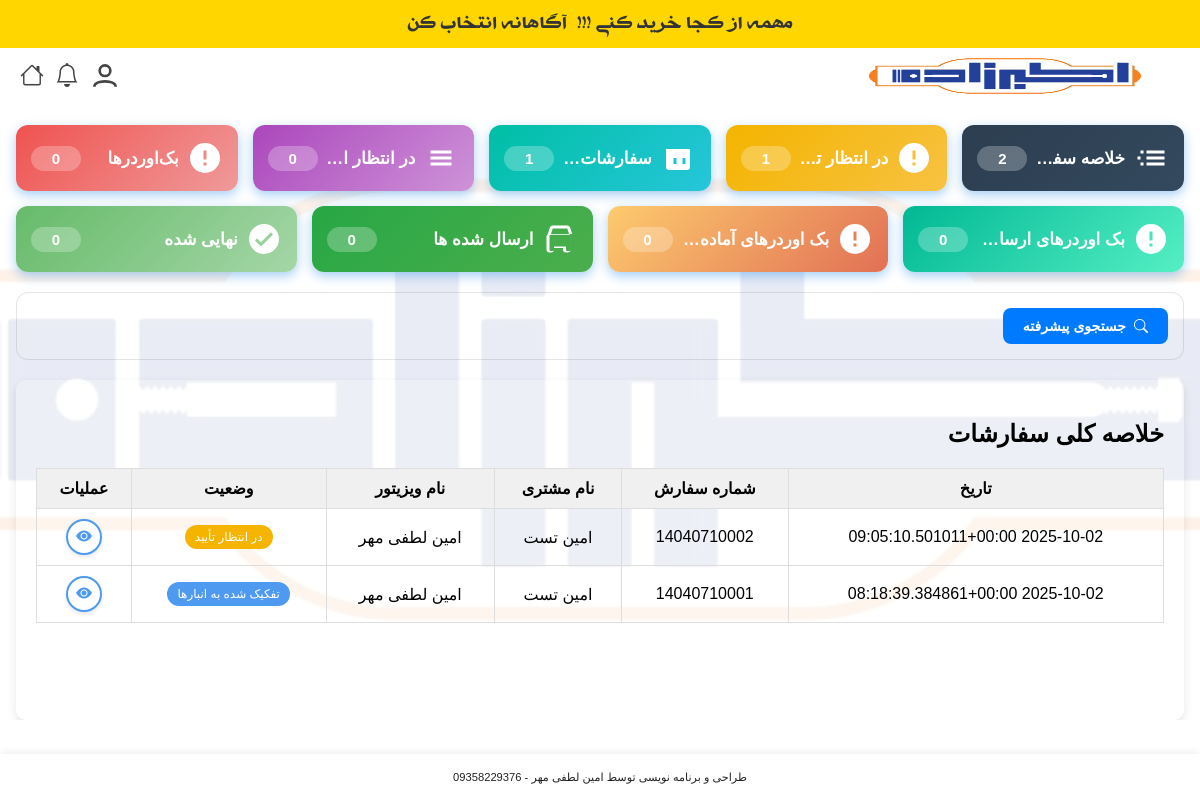
Page /manager/orders/ (signed in) on the earlier database version.
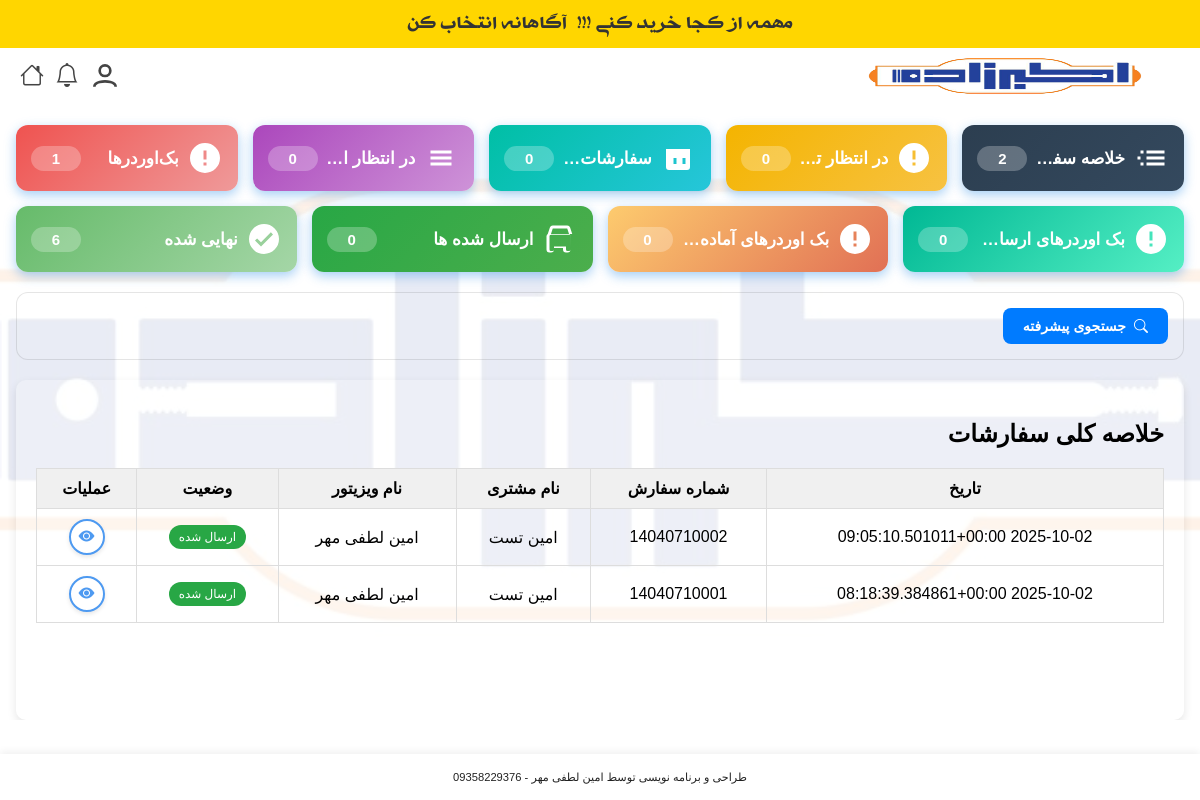
Same page on the later database version.
### products/models.py (models this page shows, shortened)
class Order(models.Model):
    STATUS_CHOICES = [
        ('cart', 'سبد خرید'),
        ('pending', 'در انتظار تأیید'),
        ('warehouse', 'ارسال شده به انبار'),
        ('ready', 'آماده تحویل'),
        ('delivered', 'تحویل داده شده'),
        ('parent', 'تفکیک شده به انبارها'),
        ('completed', 'نهایی شده'),
        ('backorder', 'در انتظار موجودی'),
        ('waiting_for_customer_shipment', 'در انتظار ارسال به مشتری'),
        ('sent_to_warehouse', ' ارسال شده به انبار از بک اوردر'),
        ('waiting_for_warehouse_confirmation', 'در انتظار تایید انباردار'),
        ('shipped', 'ارسال شده'),
    ]
    order_number = models.CharField(
        max_length=100,
        unique=True,
        verbose_name="شماره درخواست",
        blank=True,
        null=True
    )
    document_number = models.CharField(
        max_length=100,
        blank=True,
        null=True,
        verbose_name="شماره سند"
    )
    package_count = models.PositiveIntegerField(
        default=0,
        null=True,
        blank=True,
        verbose_name="تعداد بسته"
    )
    courier = models.ForeignKey(
        'Courier',
        on_delete=models.SET_NULL,
        null=True,
        blank=True,
        verbose_name="پیک"
    )
    courier_name = models.CharField(
        max_length=100,
        blank=True,
        null=True,
        verbose_name="نام پیک (منسوخ شده)"
    )
    visitor_name = models.CharField(max_length=100, verbose_name="نام ویزیتور")
    customer = models.ForeignKey(
        Customer,
        on_delete=models.PROTECT,   # پیشنهاد امنیتی: سفارش بدون مشتری باقی نماند
        verbose_name="مشتری"
    )
    created_at = models.DateTimeField(auto_now_add=True, verbose_name="تاریخ ثبت")
    updated_at = models.DateTimeField(auto_now=True, verbose_name="تاریخ به‌روزرسانی")
    payment_term = models.CharField(
        max_length=10,
        choices=Product.PAYMENT_TERMS_CHOICES,
        verbose_name="شرایط تسویه"
    )
    status = models.CharField(
        max_length=100,
        choices=STATUS_CHOICES,
        default='pending',
        verbose_name="وضعیت سفارش"
    )
    parent = models.ForeignKey(
        'self',
        on_delete=models.SET_NULL,
        null=True,
        blank=True,
        related_name='children',
        verbose_name="سفارش مادر (قدیمی)"
    )
    is_sub_order = models.BooleanField(default=False, verbose_name="آیا زیرسفارش است؟ (قدیمی)")
    parent_order = models.ForeignKey(
        'self',
        on_delete=models.SET_NULL,
        null=True,
        blank=True,
        related_name='sub_orders',
        verbose_name="سفارش والد (جدید)"
    )
    warehouse = models.ForeignKey(
        'Warehouse',
        null=True,
        blank=True,
        on_delete=models.SET_NULL,
        related_name='orders',
        verbose_name="انبار"
    )
    total_price = models.DecimalField(
        max_digits=100,
        decimal_places=0,
        default=0,
        verbose_name="جمع کل سفارش"
    )
    def get_sub_orders(self):
        return self.sub_orders.all().order_by('-created_at')
    @property
    def customer_name(self):
        if self.customer:
            return f"{self.customer.first_name} {self.customer.last_name}"
    class Meta:
        constraints = [
            models.UniqueConstraint(
                fields=['document_number'],
                name='unique_document_number',
                condition=models.Q(document_number__isnull=False) & ~models.Q(document_number='')
            )
        ]

class Customer(models.Model):
    first_name = models.CharField(max_length=100, verbose_name="نام")
    last_name = models.CharField(max_length=100, verbose_name="نام خانوادگی")
    store_name = models.CharField(max_length=255, blank=True, null=True, verbose_name="نام فروشگاه")
    phone = models.CharField(max_length=20, blank=True, null=True, verbose_name="تلفن ثابت")
    mobile = models.CharField(
        max_length=20,
        unique=True,
        verbose_name="شماره موبایل",
        error_messages={
            'unique': 'مشتری دیگری با این شماره همراه قبلاً ثبت شده است.'
        }
    )
    province = models.ForeignKey(Province, on_delete=models.CASCADE, verbose_name="استان")
    county = models.ForeignKey(County, on_delete=models.CASCADE, verbose_name="شهرستان")
    address = models.TextField(blank=True, null=True, verbose_name="آدرس")
    created_by = models.ForeignKey(
        User, on_delete=models.SET_NULL, null=True, related_name='created_customers', verbose_name="ایجاد شده توسط"
    )
    user = models.OneToOneField(
        User, on_delete=models.SET_NULL, null=True, blank=True, related_name='customer_profile', verbose_name="کاربر مرتبط"
    )
    created_at = models.DateTimeField(auto_now_add=True, verbose_name="تاریخ ایجاد")
    class Meta:
        verbose_name = "مشتری"
        verbose_name_plural = "مشتریان"

### products/views.py (the view, shortened to what this page needs)
# urls.py: path('manager/orders/', views.manager_order_list, name='manager_order_list'),
@login_required
@user_passes_test(is_manager)
@never_cache
def manager_order_list(request):
    date_from = request.GET.get('date_from')
    date_to = request.GET.get('date_to')
    order_number = request.GET.get('order_number')
    customer_name = request.GET.get('customer_name')
    visitor_name = request.GET.get('visitor_name')
    status = request.GET.get('status')
    base_query = Order.objects.select_related('customer').all().order_by('-created_at')
    if not date_from and not date_to:
        thirty_days_ago = timezone.now() - timedelta(days=30)
        base_query = base_query.filter(created_at__gte=thirty_days_ago)
    else:
        if date_from:
            base_query = base_query.filter(created_at__date__gte=convert_shamsi_to_gregorian(date_from))
        if date_to:
            base_query = base_query.filter(created_at__date__lte=convert_shamsi_to_gregorian(date_to))
    if order_number:
        base_query = base_query.filter(order_number__icontains=order_number)
    if customer_name:
        base_query = base_query.filter(
            Q(customer__first_name__icontains=customer_name) |
            Q(customer__last_name__icontains=customer_name) |
            Q(customer__store_name__icontains=customer_name)
        )
    if visitor_name:
        base_query = base_query.filter(visitor_name__icontains=visitor_name)
    if status:
        base_query = base_query.filter(status=status)
    all_requests = base_query.filter(parent_order__isnull=True)
    pending_requests = all_requests.filter(status='pending')
    warehouse_requests = all_requests.filter(status='parent') # Corrected from parent_requests
    ready_requests = base_query.filter(
        Q(status='waiting_for_customer_shipment') &
        (Q(parent_order__isnull=True) | Q(order_number__startswith='BO-'))
    ).prefetch_related('items', 'customer').distinct()
    delivered_requests = all_requests.filter(status='delivered')
    parent_requests = all_requests.filter(status='parent') # Kept for backward compatibility if template uses it
    backordered_requests = base_query.filter(
        Q(status='backorder') | Q(items__warehouse_status='backorder')
    ).distinct()
    supplied_requests = base_query.filter(
        Q(items__warehouse_status='waiting_for_warehouse_confirmation') | Q(status='sent_to_warehouse')
    ).distinct()
    backorder_ready_requests = base_query.filter(
        Q(order_number__startswith='BO-') & Q(order_number__endswith='-RE'),
        parent_order__isnull=False,
        status='ready'
    ).exclude(status='delivered').distinct()
    shipped_shipments_query = Shipment.objects.filter(status='shipped').select_related('order__customer').prefetch_related('sub_orders', 'sub_orders__items', 'sub_orders__items__warehouse', 'order', 'order__items', 'order__items__warehouse').order_by('-shipment_date')
    delivered_shipments_query = Shipment.objects.filter(status='delivered').select_related('order__customer').prefetch_related('sub_orders', 'sub_orders__items', 'sub_orders__warehouse').order_by('-shipment_date')
    if date_from:
        gregorian_date_from = convert_shamsi_to_gregorian(date_from)
        shipped_shipments_query = shipped_shipments_query.filter(shipment_date__date__gte=gregorian_date_from)
        delivered_shipments_query = delivered_shipments_query.filter(delivery_date__date__gte=gregorian_date_from)
    if date_to:
        gregorian_date_to = convert_shamsi_to_gregorian(date_to)
        shipped_shipments_query = shipped_shipments_query.filter(shipment_date__date__lte=gregorian_date_to)
        delivered_shipments_query = delivered_shipments_query.filter(delivery_date__date__lte=gregorian_date_to)
    couriers = Courier.objects.filter(is_active=True)
    context = {
        'all_requests': all_requests,
        'pending_requests': pending_requests,
        'warehouse_requests': warehouse_requests,
        'ready_requests': ready_requests,
        'delivered_requests': delivered_requests, # This is for the tile count, will be replaced
        'shipped_shipments': shipped_shipments_query,
        'delivered_shipments': delivered_shipments_query, # New context variable
        'backordered_requests': backordered_requests,
        'supplied_requests': supplied_requests,
        'backorder_ready_requests': backorder_ready_requests,
        'parent_requests': parent_requests,
        'status_choices': [choice for choice in Order.STATUS_CHOICES if choice[0] != 'cart'],
        'request': request,
        'couriers': couriers,
    }
    return render(request, 'products/manager_order_list.html', context)

### products/context_processors.py (called while the page is built)
def recent_orders_processor(request):
    recent_orders_count = 0
    if request.user.is_authenticated:
        recent_orders_count = Order.objects.filter(customer__created_by=request.user).order_by('-created_at')[:5].count()
    return {'recent_orders_count': recent_orders_count}

def notifications_processor(request):
    if request.user.is_authenticated and request.user.groups.filter(name='مدیر').exists():
        unread_notifications = Notification.objects.filter(target_user=request.user, read=False).order_by('-created_at')
        return {'unread_notifications': unread_notifications}
    return {'unread_notifications': []}

### products/models.py (called while the page is built)
    def __str__(self):
        return self.name

    @property
    def total_price(self):
        if self.price:
            if self.allocated_quantity:
                return self.allocated_quantity * self.price
            elif self.requested_quantity:
                return self.requested_quantity * self.price
        return 0

### products/templatetags/custom_filters.py (called while the page is built)
@register.filter
def multiply(value, arg):
    try:
        return float(value) * float(arg)
    except (ValueError, TypeError):
        return 0

### products/views.py (called while the page is built)
def is_manager(user):
    return user.groups.filter(name='مدیر').exists()

### products/templates/products/manager_order_list.html (shortened to what the changed rows need)
{% extends 'products/base.html' %}
{% load custom_filters %}
{% load shipment_extras %}
{% block extra_css %}
<link rel="stylesheet" href="https://cdn.jsdelivr.net/npm/bootstrap-icons@1.11.3/font/bootstrap-icons.min.css">
<link rel="stylesheet" href="https://unpkg.com/persian-datepicker@1.2.0/dist/css/persian-datepicker.min.css">
{% endblock %}
{% block content %}
<div class="tiles-container" style="flex-wrap: wrap; gap: 15px;">
  <div class="tile-card tile-pending" onclick="openTabByName('Pending', this)">
    <svg class="tile-icon" fill="white" xmlns="http://www.w3.org/2000/svg" viewBox="0 0 24 24"><path d="M12 2a10 10 0 1 0 10 10A10 10 0 0 0 12 2zm1 15h-2v-2h2zm0-4h-2V7h2z"/></svg>
    <span class="tile-title">در انتظار تأیید</span>
    <span class="tile-count">{{ pending_requests.count }}</span>
  </div>
  <div class="tile-card tile-warehouse" onclick="openTabByName('Warehouse', this)">
    <svg class="tile-icon" fill="white" xmlns="http://www.w3.org/2000/svg" viewBox="0 0 24 24"><path d="M20 6v12a2 2 0 0 1-2 2H6a2 2 0 0 1-2-2V6h16zM9 12v4h2v-4zm6 0v4h2v-4z"/></svg>
    <span class="tile-title">   سفارشات ارسالی به انبار</span>
    <span class="tile-count">{{ warehouse_requests.count }}</span>
  </div>
  <div class="tile-card tile-backordered" onclick="openTabByName('Backordered', this)">
    <svg class="tile-icon" fill="white" xmlns="http://www.w3.org/2000/svg" viewBox="0 0 24 24"><path d="M12 2a10 10 0 1 0 10 10A10 10 0 0 0 12 2zm1 15h-2v-2h2zm0-4h-2V7h2z"/></svg>
    <span class="tile-title">بک‌اوردرها</span>
    <span class="tile-count">{{ backordered_requests.count }}</span>
  </div>
  <div class="tile-card tile-finalized" onclick="openTabByName('Delivered', this)">
    <svg class="tile-icon" fill="white" xmlns="http://www.w3.org/2000/svg" viewBox="0 0 24 24"><path d="M12 2a10 10 0 1 0 10 10A10 10 0 0 0 12 2zm-2 15l-4-4 1.41-1.41L10 14.17l6.59-6.59L18 9l-8 8z"/></svg>
    <span class="tile-title">نهایی شده</span>
    <span class="tile-count">{{ delivered_shipments.count }}</span>
  </div>
</div>
<div id="All" class="tabcontent">
<h2>خلاصه کلی سفارشات</h2>
<table class="orders-table" id="all-orders">
  <thead>
    <tr>
      <th>تاریخ</th>
      <th>شماره سفارش</th>
      <th>نام مشتری</th>
      <th>نام ویزیتور</th>
      <th>وضعیت</th>
      <th>عملیات</th>
    </tr>
  </thead>
  <tbody>
    {% for order in all_requests %}
    <tr>
      <td>{{ order.created_at|jformat:"%Y/%m/%d" }}</td>
      <td>{{ order.order_number }}</td>
      <td>{{ order.customer_name }}</td>
      <td>{{ order.visitor_name|get_user_full_name }}</td>
      <td>
        <span class="order-status status-{{ order.status }}">
          {% if order.status == "pending" %}در انتظار تأیید
          {% elif order.status == "cart" %}سبد خرید
          {% elif order.status == "warehouse" %}ارسال شده به انبار
          {% elif order.status == "ready" %}آماده تحویل
          {% elif order.status == "delivered" %}تحویل داده شده
          {% elif order.status == "parent" %}تفکیک شده به انبارها
          {% elif order.status == "completed" %}نهایی شده
          {% elif order.status == "backorder" %}در انتظار موجودی
          {% elif order.status == "waiting_for_customer_shipment" %}در انتظار ارسال به مشتری
          {% elif order.status == "waiting_for_warehouse_confirmation"%} در انتظار تایید انبار دار
          {% elif order.status == "shipped" %}ارسال شده
          {% else %}نامشخص{% endif %}
        </span>
      </td>
      <td>
        <button class="action-button details-button" onclick="toggleDetails('details-row-all-{{ order.id }}')" title="جزئیات">
          <i class="bi bi-eye-fill"></i>
        </button>
      </td>
    </tr>
    {% empty %}
    <tr>
      <td colspan="6">هیچ سفارشی یافت نشد.</td>
    </tr>
    {% endfor %}
  </tbody>
</table>
</div>
{% endblock %}

Differences in the rows shown:
changed Order (number 1 of 2 on the later page): status "در انتظار تأیید" → "ارسال شده"
changed Order (number 2 of 2 on the later page): status "تفکیک شده به انبارها" → "ارسال شده"
Other differences:
{{ pending_requests.count }}: "1" → "0"
{{ warehouse_requests.count }}: "1" → "0"
{{ backordered_requests.count }}: "0" → "1"
{{ delivered_shipments.count }}: "0" → "6"
